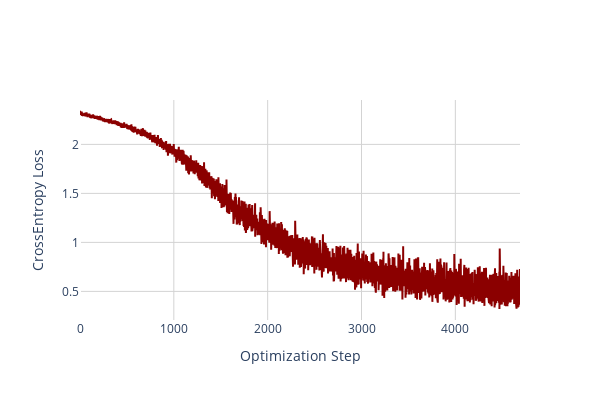

This figure's notebook cell:
### Code cell
fig = go.Figure()
fig.add_trace(go.Scatter(y=train_losses, mode='lines', name='', line=dict(color='darkred', width=2)))
fig.update_layout({'plot_bgcolor': 'rgba(255, 255, 255, 1)',})
fig.update_layout(
    xaxis=dict(showgrid=True, gridwidth=1, gridcolor='LightGray'),
    yaxis=dict(showgrid=True, gridwidth=1, gridcolor='LightGray'),
)
fig.update_xaxes(title_text='Optimization Step')
fig.update_yaxes(title_text='CrossEntropy Loss')
fig.update_layout(width=600, height=400, autosize=False)
fig.show()

### Figure 1 — Plotly figure (JSON) as saved in the notebook; plotly's stock layout.template omitted (floating-point values rounded to 4 significant figures; data arrays with more than 128 entries replaced by an {"elided": "..."} marker saying what was removed)
{"data": [{"line": {"color": "darkred", "width": 2}, "mode": "lines", "name": "", "type": "scatter", "y": {"elided": "4690 float values"}}], "layout": {"autosize": false, "height": 400, "plot_bgcolor": "rgba(255, 255, 255, 1)", "width": 600, "xaxis": {"gridcolor": "LightGray", "gridwidth": 1, "showgrid": true, "title": {"text": "Optimization Step"}}, "yaxis": {"gridcolor": "LightGray", "gridwidth": 1, "showgrid": true, "title": {"text": "CrossEntropy Loss"}}}}
